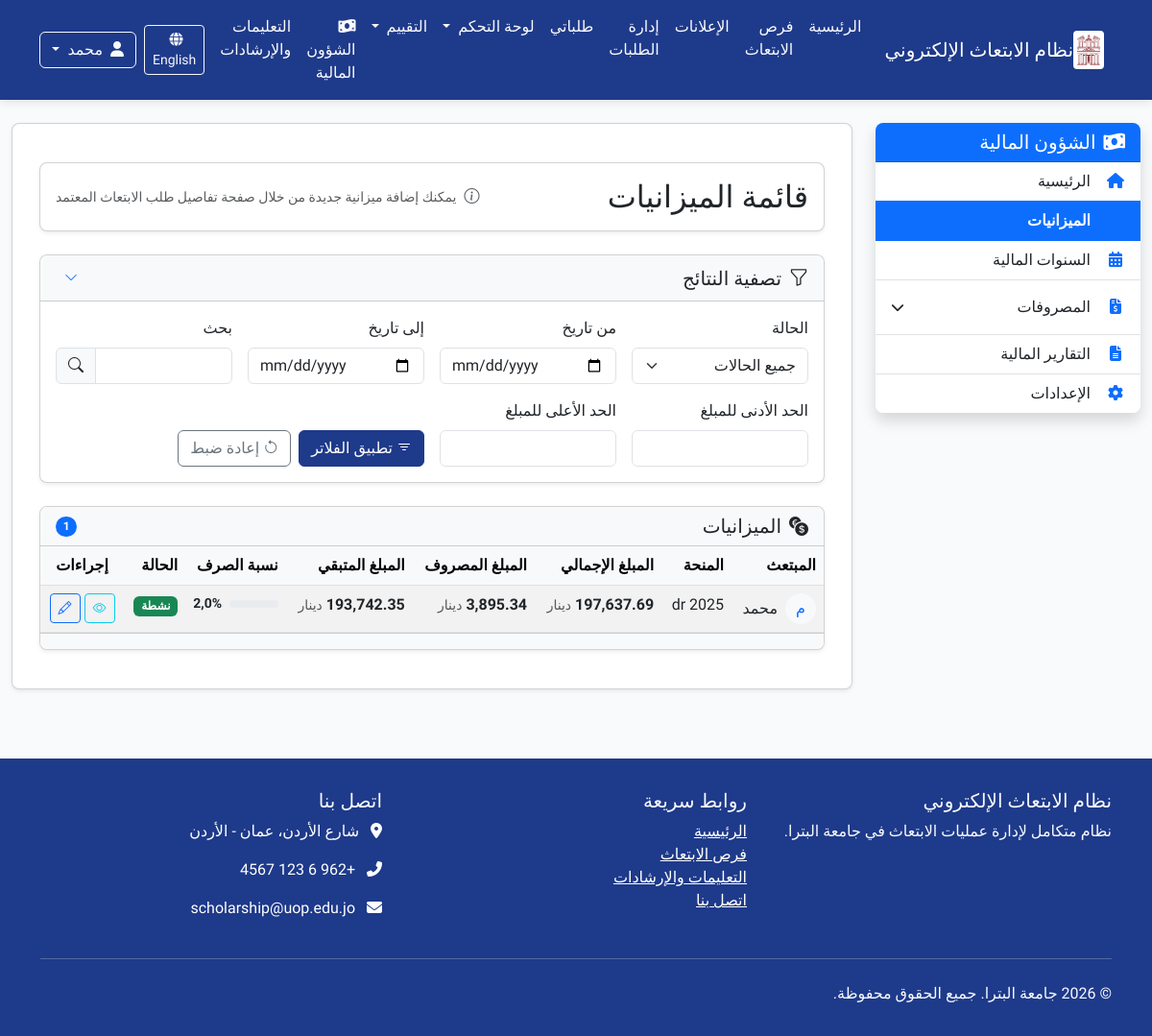
Page /ar/finance/budgets/ (signed in) on the earlier database version.
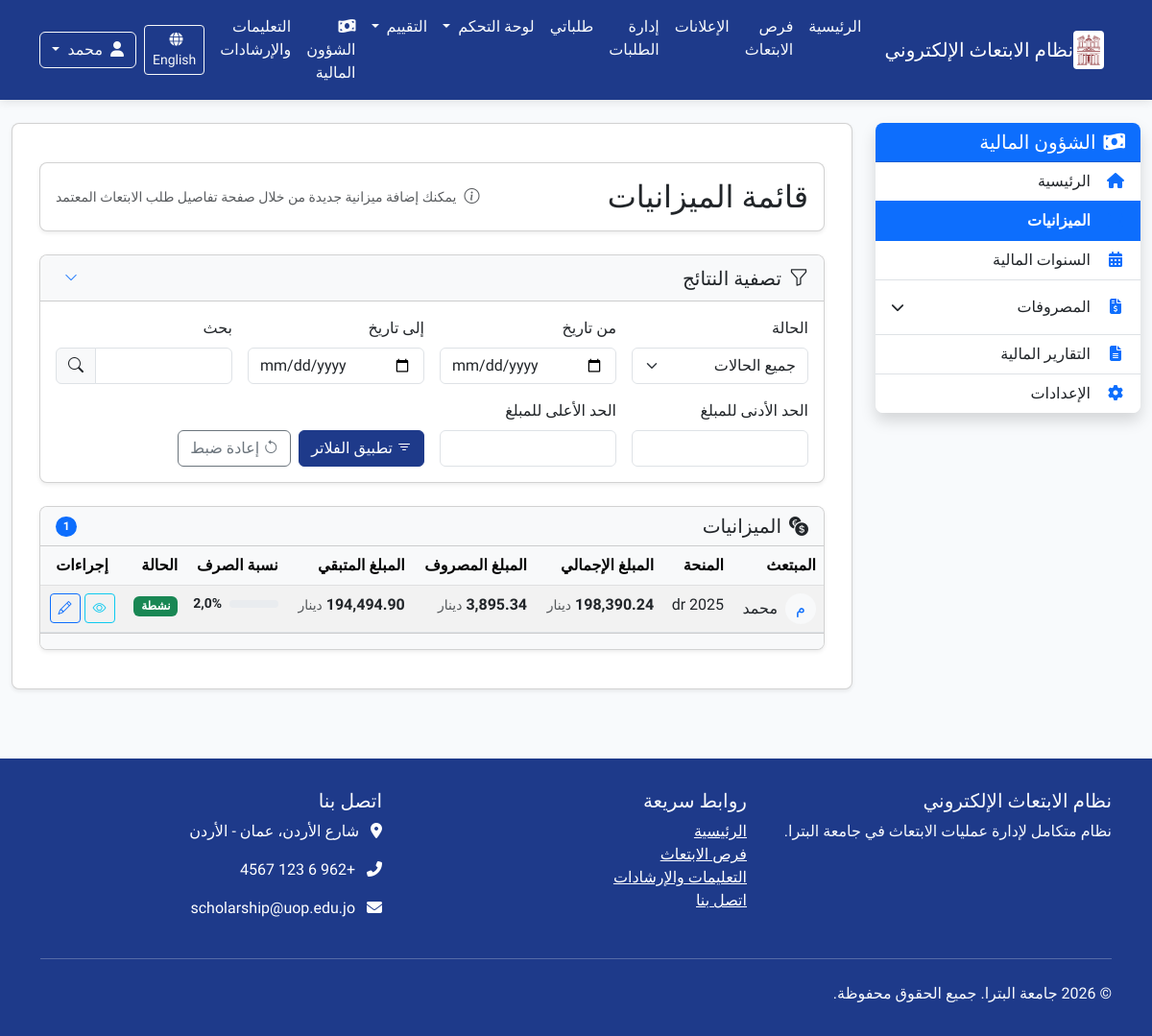
Same page on the later database version.
### finance/models.py (models this page shows, shortened)
class ScholarshipBudget(models.Model):
    STATUS_CHOICES = [
        ('draft', _('مسودة')),
        ('pending', _('قيد المراجعة')),
        ('active', _('نشطة')),
        ('closed', _('مغلقة')),
        ('cancelled', _('ملغية')),
    ]
    application = models.OneToOneField(
        'applications.Application',
        on_delete=models.CASCADE,
        related_name='budget',
        verbose_name=_('طلب الابتعاث')
    )
    fiscal_year = models.ForeignKey(
        'FiscalYear',
        on_delete=models.SET_NULL,
        null=True, blank=True,
        related_name='scholarship_budgets',
        verbose_name=_('السنة المالية')
    )
    total_amount = models.DecimalField(
        max_digits=12,
        decimal_places=2,
        validators=[MinValueValidator(Decimal('0.01'))],
        verbose_name=_('إجمالي الميزانية'),
        help_text=_('إجمالي مبلغ الميزانية بالدينار الأردني')
    )
    start_date = models.DateField(
        verbose_name=_('تاريخ البداية'),
        help_text=_('تاريخ بداية صرف الميزانية')
    )
    end_date = models.DateField(
        verbose_name=_('تاريخ النهاية'),
        help_text=_('تاريخ انتهاء صرف الميزانية')
    )
    status = models.CharField(
        max_length=20,
        choices=STATUS_CHOICES,
        default='draft',
        verbose_name=_('حالة الميزانية')
    )
    tuition_fees = models.DecimalField(
        max_digits=10,
        decimal_places=2,
        default=Decimal('0.00'),
        validators=[MinValueValidator(Decimal('0.00'))],
        verbose_name=_('الرسوم الدراسية'),
        help_text=_('إجمالي الرسوم الدراسية بالدينار الأردني')
    )
    monthly_stipend = models.DecimalField(
        max_digits=10,
        decimal_places=2,
        default=Decimal('0.00'),
        validators=[MinValueValidator(Decimal('0.00'))],
        verbose_name=_('المخصص الشهري'),
        help_text=_('إجمالي المخصصات الشهرية لجميع السنوات')
    )
    travel_allowance = models.DecimalField(
        max_digits=10,
        decimal_places=2,
        default=Decimal('0.00'),
        validators=[MinValueValidator(Decimal('0.00'))],
        verbose_name=_('مخصص السفر'),
        help_text=_('تكلفة تذاكر السفر')
    )
    health_insurance = models.DecimalField(
        max_digits=10,
        decimal_places=2,
        default=Decimal('0.00'),
        validators=[MinValueValidator(Decimal('0.00'))],
        verbose_name=_('التأمين الصحي'),
        help_text=_('تكلفة التأمين الصحي لجميع السنوات')
    )
    other_expenses = models.DecimalField(
        max_digits=10,
        decimal_places=2,
        default=Decimal('0.00'),
        validators=[MinValueValidator(Decimal('0.00'))],
        verbose_name=_('مصاريف أخرى'),
        help_text=_('التأمين على الحياة، النسبة الإضافية، رسوم الفيزا، إلخ')
    )
    exchange_rate = models.DecimalField(
        max_digits=8,
        decimal_places=4,
        default=Decimal('0.7100'),
        validators=[MinValueValidator(Decimal('0.0001'))],
        verbose_name=_('سعر الصرف'),
        help_text=_('سعر صرف العملة الأجنبية مقابل الدينار الأردني')
    )
    foreign_currency = models.CharField(
        max_length=3,
        default='GBP',
        verbose_name=_('العملة الأجنبية'),
        help_text=_('رمز العملة الأجنبية (مثل: GBP, USD, EUR)')
    )
    academic_year = models.CharField(
        max_length=20,
        verbose_name=_('السنة الدراسية'),
        help_text=_('السنة الدراسية (مثال: 2024-2025)')
    )
    is_current = models.BooleanField(
        default=True,
        verbose_name=_('السنة الحالية'),
        help_text=_('هل هذه هي السنة الدراسية الحالية للمبتعث؟')
    )
    created_by = models.ForeignKey(
        User,
        on_delete=models.SET_NULL,
        null=True, blank=True,
        related_name='created_budgets',
        verbose_name=_('أنشأ بواسطة')
    )
    created_at = models.DateTimeField(
        auto_now_add=True,
        verbose_name=_('تاريخ الإنشاء')
    )
    updated_at = models.DateTimeField(
        auto_now=True,
        verbose_name=_('تاريخ التحديث')
    )
    notes = models.TextField(
        blank=True,
        verbose_name=_('ملاحظات'),
        help_text=_('ملاحظات إضافية حول الميزانية')
    )
    class Meta:
        verbose_name = _('ميزانية ابتعاث')
        verbose_name_plural = _('ميزانيات الابتعاث')
        ordering = ['-created_at']
        indexes = [
            models.Index(fields=['status']),
            models.Index(fields=['fiscal_year']),
            models.Index(fields=['academic_year']),
            models.Index(fields=['created_at']),
        ]
    def get_spent_amount(self):
        total = self.expenses.filter(status='approved').aggregate(
            total=models.Sum('amount')
        )['total'] or Decimal('0.00')
        return total.quantize(Decimal('0.01'), rounding=ROUND_HALF_UP)
    def get_remaining_amount(self):
        spent = self.get_spent_amount()
        remaining = self.total_amount - spent
        return remaining.quantize(Decimal('0.01'), rounding=ROUND_HALF_UP)
    def get_spent_percentage(self):
        if self.total_amount <= 0:
            return Decimal('0.00')
        spent = self.get_spent_amount()
        percentage = (spent / self.total_amount * 100)
        return percentage.quantize(Decimal('0.01'), rounding=ROUND_HALF_UP)

### applications/models.py (models this page shows, shortened)
class Application(models.Model):
    scholarship = models.ForeignKey(Scholarship, verbose_name=_("فرصة الابتعاث"), on_delete=models.CASCADE,
                                    related_name="applications")
    applicant = models.ForeignKey(User, verbose_name=_("المتقدم"), on_delete=models.CASCADE,
                                  related_name="applications")
    status = models.ForeignKey(ApplicationStatus, verbose_name=_("حالة الطلب"), on_delete=models.PROTECT,
                               related_name="applications")
    application_date = models.DateTimeField(_("تاريخ التقديم"), auto_now_add=True)
    last_update = models.DateTimeField(_("آخر تحديث"), auto_now=True)
    motivation_letter = models.TextField(_("خطاب الدوافع"),
                                         help_text=_("اشرح لماذا تريد التقدم لهذه الفرصة وما هي أهدافك"))
    research_proposal = models.TextField(_("مقترح البحث"), blank=True, null=True,
                                         help_text=_("إذا كان الابتعاث لدراسة الدكتوراه، أرفق مقترح البحث الخاص بك"))
    comments = models.TextField(_("ملاحظات إضافية"), blank=True, null=True,
                                help_text=_("أي معلومات إضافية تود إضافتها لطلبك"))
    acceptance_letter = models.BooleanField(_("هل لديك قبول مبدئي؟"), default=False)
    acceptance_university = models.CharField(_("اسم الجامعة التي لديك قبول فيها"), max_length=200, blank=True,
                                             null=True)
    admin_notes = models.TextField(_("ملاحظات إدارية"), blank=True, null=True)
    class Meta:
        verbose_name = _("طلب ابتعاث")
        verbose_name_plural = _("طلبات الابتعاث")
        ordering = ['-application_date']
        unique_together = ['scholarship', 'applicant']

### announcements/models.py (models this page shows, shortened)
class Scholarship(models.Model):
    STATUS_CHOICES = (
        ('draft', _('مسودة')),
        ('published', _('منشور')),
        ('closed', _('مغلق')),
    )
    title = models.CharField(_("العنوان"), max_length=200)
    scholarship_type = models.ForeignKey(ScholarshipType, verbose_name=_("نوع الابتعاث"), on_delete=models.CASCADE,
                                         related_name="scholarships")
    description = models.TextField(_("الوصف"))
    requirements = models.TextField(_("المتطلبات"))
    benefits = models.TextField(_("المميزات"), blank=True, null=True)
    countries = models.CharField(_("الدول المتاحة"), max_length=255, blank=True, null=True)
    universities = models.TextField(_("الجامعات المتاحة"), blank=True, null=True)
    deadline = models.DateTimeField(_("الموعد النهائي للتقديم"))
    publication_date = models.DateTimeField(_("تاريخ النشر"), default=timezone.now)
    status = models.CharField(_("الحالة"), max_length=20, choices=STATUS_CHOICES, default='draft')
    max_applicants = models.PositiveIntegerField(_("الحد الأقصى للمتقدمين"), default=0, help_text=_("0 يعني غير محدود"))
    eligibility_criteria = models.TextField(_("معايير الأهلية"), blank=True, null=True)
    application_process = models.TextField(_("عملية التقديم"), blank=True, null=True)
    contact_info = models.TextField(_("معلومات الاتصال"), blank=True, null=True)
    attachment = models.FileField(_("مرفق"), upload_to='scholarship_attachments/', blank=True, null=True)
    created_by = models.ForeignKey(User, verbose_name=_("تم إنشاؤه بواسطة"), on_delete=models.CASCADE,
                                   related_name="created_scholarships")
    updated_at = models.DateTimeField(_("تم التحديث في"), auto_now=True)
    class Meta:
        verbose_name = _("فرصة ابتعاث")
        verbose_name_plural = _("فرص الابتعاث")
        ordering = ['-publication_date']

### finance/views.py (the view, shortened to what this page needs)
# urls.py: path('budgets/', views.budget_list, name='budget_list'),
@login_required
@permission_required('finance.view_scholarshipbudget', raise_exception=True)
def budget_list(request):
    filter_form = BudgetFilterForm(request.GET)
    budgets = ScholarshipBudget.objects.all().order_by('-created_at')
    if filter_form.is_valid():
        data = filter_form.cleaned_data
        if data.get('status'):
            budgets = budgets.filter(status=data['status'])
        if data.get('fiscal_year'):
            budgets = budgets.filter(fiscal_year=data['fiscal_year'])
        if data.get('start_date'):
            budgets = budgets.filter(start_date__gte=data['start_date'])
        if data.get('end_date'):
            budgets = budgets.filter(end_date__lte=data['end_date'])
        if data.get('min_amount'):
            budgets = budgets.filter(total_amount__gte=data['min_amount'])
        if data.get('max_amount'):
            budgets = budgets.filter(total_amount__lte=data['max_amount'])
    for budget in budgets:
        budget.spent_amount = budget.get_spent_amount()
        budget.remaining_amount = budget.get_remaining_amount()
        budget.spent_percentage = budget.get_spent_percentage()
    paginator = Paginator(budgets, 10)  # 10 عناصر في كل صفحة
    page = request.GET.get('page')
    try:
        budgets_page = paginator.page(page)
    except PageNotAnInteger:
        budgets_page = paginator.page(1)
    except EmptyPage:
        budgets_page = paginator.page(paginator.num_pages)
    open_fiscal_years = FiscalYear.objects.filter(status='open').order_by('-year')
    active_budgets = ScholarshipBudget.objects.filter(status='active')
    total_budget_amount = active_budgets.aggregate(total=Sum('total_amount'))['total'] or 0
    context = {
        'budgets': budgets_page,
        'filter_form': filter_form,
        'total_count': budgets.count(),
        'open_fiscal_years': open_fiscal_years,
        'total_budget_amount': total_budget_amount,
    }
    return render(request, 'finance/budget_list.html', context)

### finance/templates/finance/budget_list.html (shortened to what the changed rows need)
{% extends "finance/base.html" %}
{% load i18n %}
{% load static %}
{% load currency_format %}
{% block finance_content %}
<div class="container-fluid py-4">
    <div class="card shadow-sm mb-4">
        <div class="card-body">
            <div class="d-flex justify-content-between align-items-center">
                <h2 class="card-title mb-0">{% trans "قائمة الميزانيات" %}</h2>
            </div>
        </div>
    </div>
    <div class="card shadow-sm">
        <div class="card-body p-0">
            <div class="table-responsive">
                <table class="table table-hover table-striped mb-0">
                    <thead class="table-light">
                        <tr>
                            <th>{% trans "المبتعث" %}</th>
                            <th>{% trans "المنحة" %}</th>
                            <th>{% trans "المبلغ الإجمالي" %}</th>
                            <th>{% trans "المبلغ المصروف" %}</th>
                            <th>{% trans "المبلغ المتبقي" %}</th>
                            <th>{% trans "نسبة الصرف" %}</th>
                            <th>{% trans "الحالة" %}</th>
                            <th class="text-center">{% trans "إجراءات" %}</th>
                        </tr>
                    </thead>
                    <tbody>
                        {% for budget in budgets %}
                        <tr>
                            <td>
                                <div class="d-flex align-items-center">
                                    <div class="avatar-circle bg-light text-primary me-2">
                                        {{ budget.application.applicant.get_full_name|slice:":1" }}
                                    </div>
                                    <div>{{ budget.application.applicant.get_full_name }}</div>
                                </div>
                            </td>
                            <td>
                                <span class="text-truncate d-inline-block" style="max-width: 200px;" title="{{ budget.application.scholarship.title }}">
                                    {{ budget.application.scholarship.title }}
                                </span>
                            </td>
                            <td>
                                <span class="fw-bold">{{ budget.total_amount|currency }}</span>
                                <small class="text-muted">{% trans "دينار" %}</small>
                            </td>
                            <td>
                                <span class="fw-bold">{{ budget.spent_amount|currency }}</span>
                                <small class="text-muted">{% trans "دينار" %}</small>
                            </td>
                            <td>
                                <span class="fw-bold">{{ budget.remaining_amount|currency }}</span>
                                <small class="text-muted">{% trans "دينار" %}</small>
                            </td>
                            <td>
                                <div class="d-flex align-items-center">
                                    <div class="progress flex-grow-1 me-2" style="height: 8px;">
                                    </div>
                                    <span class="small fw-bold">{{ budget.spent_percentage|floatformat:1 }}%</span>
                                </div>
                            </td>
                            <td>
                                {% if budget.status == 'active' %}
                                    <span class="badge bg-success">{{ budget.get_status_display }}</span>
                                {% elif budget.status == 'suspended' %}
                                    <span class="badge bg-warning text-dark">{{ budget.get_status_display }}</span>
                                {% else %}
                                    <span class="badge bg-secondary">{{ budget.get_status_display }}</span>
                                {% endif %}
                            </td>
                            <td>
                                <div class="d-flex justify-content-center">
                                    <a href="{% url 'finance:budget_detail' budget.id %}" class="btn btn-sm btn-outline-info me-1" title="{% trans 'عرض' %}">
                                        <i class="bi bi-eye"></i>
                                    </a>
                                    {% if perms.finance.change_scholarshipbudget %}
                                    <a href="{% url 'finance:update_budget' budget.id %}" class="btn btn-sm btn-outline-primary" title="{% trans 'تعديل' %}">
                                        <i class="bi bi-pencil"></i>
                                    </a>
                                    {% endif %}
                                </div>
                            </td>
                        </tr>
                        {% endfor %}
                    </tbody>
                </table>
            </div>
        </div>
    </div>
</div>
{% block extra_css %}
<link rel="stylesheet" href="https://cdn.jsdelivr.net/npm/bootstrap-icons@1.11.1/font/bootstrap-icons.css">
{% endblock %}
{% endblock %}

Differences in the rows shown:
changed ScholarshipBudget "نشطة": total_amount "197,637.69" → "198,390.24"; remaining_amount "193,742.35" → "194,494.90"
